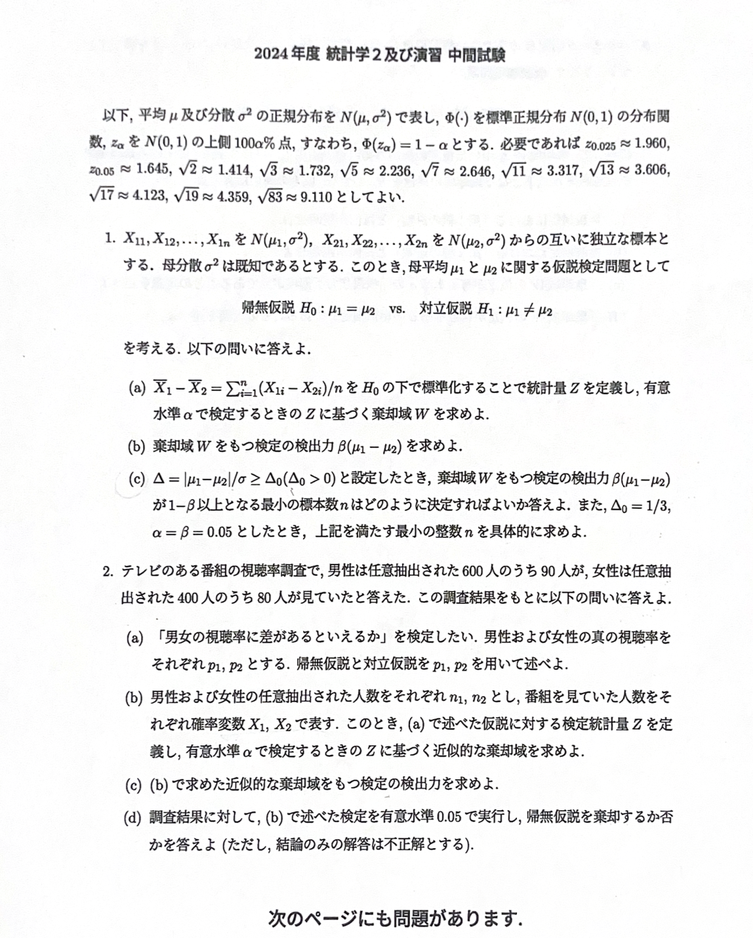
#> input picture blocktex-editor/ai/sampleopen.png, 753 x 938 px, shrunk from 1148 x 1430 before the run, found by its file name
$ python opencvocr.py
#> lines starting #> are read from the running program, lines starting #| are printed output that depends on the picture; after the words box and inside, x2 and y2 are one past the last pixel; in counts of white or black regions, pixels touching at a corner belong together
#このコードは、OCRを使う前に、ざっくり文字の領域を分けて、文字の識別、タイトル・本文の見分けがしやすくなるもの（希望）


import cv2
import matplotlib.pyplot as plt


# =========================
# 画像を読み込む
# =========================

#画像のパス
image_path = "blocktex-editor/ai/sampleopen.png"

img = cv2.imread(image_path)
#> img is the input picture: shape (938, 753, 3); mean B, G, R 238.6, 238.6, 238.7

if img is None:
    print("❌ 画像を読み込めませんでした")
    exit()

print("✅ 画像を読み込みました")
print("画像サイズ:", img.shape)
#| 画像サイズ: (938, 753, 3)


# =========================
# 読み込んだ画像を表示
# =========================

img_rgb = cv2.cvtColor(img, cv2.COLOR_BGR2RGB)

plt.figure(figsize=(12, 8))
plt.imshow(img_rgb)
plt.axis("off")
plt.show()


# =========================
# グレースケール化
# =========================

gray = cv2.cvtColor(img, cv2.COLOR_BGR2GRAY)


# =========================
# 白黒画像の作成。背景を黒、文字・線を白に変換
#普通に二値化すると、背景白、文字黒になるが、THRESH_BINARY_INVを使うことによって、二値化と反転を行う。輪郭検出、モルフォロジー処理で「文字を前景」として扱いやすくなる。
#モルフォロジー処理：構造要素（カーネル）と呼ばれる小さなマスクを用いて画像内の物体の形状を変化させ、ノイズ除去や輪郭抽出を行う画像処理手法
# =========================

_, binary = cv2.threshold(
    gray,
    200,
    255,
    cv2.THRESH_BINARY_INV
)
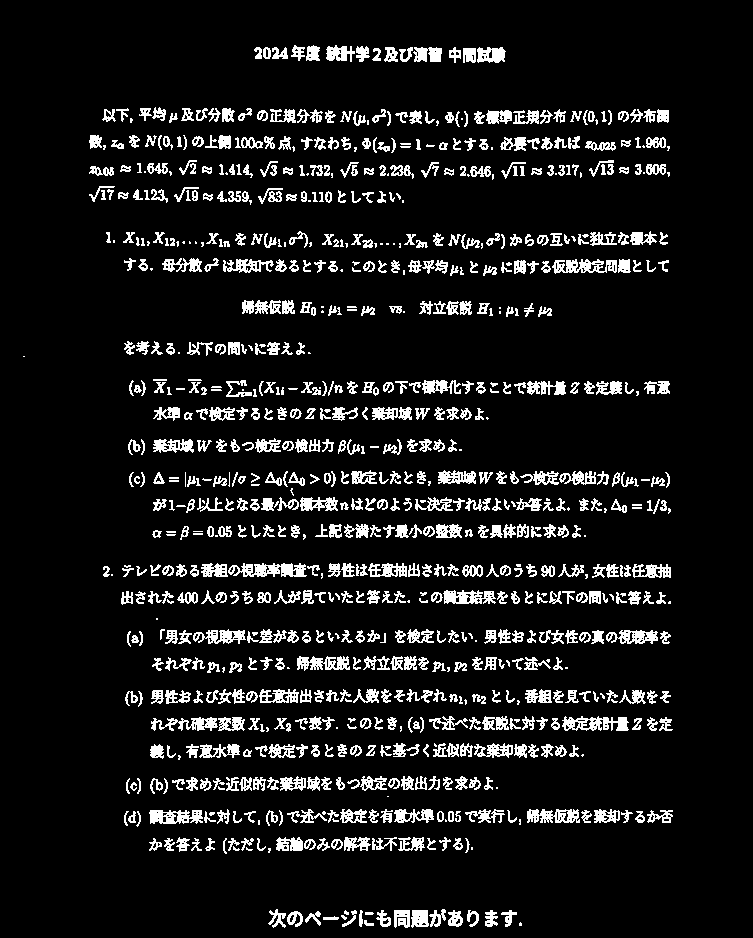
#> binary: shape (938, 753); 9.6% white in thin lines or dots, all inside (x1, y1, x2, y2) = (23, 45, 673, 928)

plt.figure(figsize=(12, 8))
plt.imshow(binary, cmap="gray")
plt.axis("off")
plt.show()


# =========================
# 文字をまとまりにする。近くにある文字同士をくっつけることによって、塊を判別しやすくする。
# =========================

kernel = cv2.getStructuringElement(
    cv2.MORPH_RECT,
    (15, 5)
)

dilated = cv2.dilate(
    binary,
    kernel,
    iterations=1
)
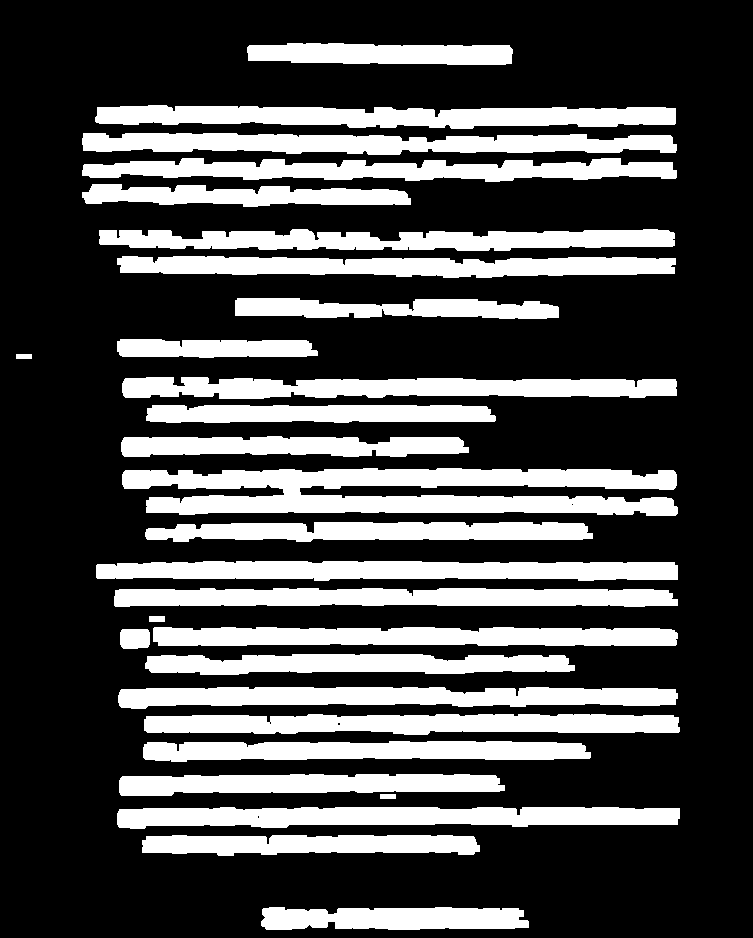
#> dilated: shape (938, 753); 29% white; 29 white regions

plt.figure(figsize=(12, 8))
plt.imshow(dilated, cmap="gray")
plt.axis("off")
plt.show()


# =========================
# 輪郭を検出　contouesによって、まとまり（領域）の数を数える
# =========================

contours, _ = cv2.findContours(
    dilated,
    cv2.RETR_EXTERNAL,
    cv2.CHAIN_APPROX_SIMPLE
)
#> contours = 29 contours; largest, box (x1, y1, x2, y2) and area: (122, 468, 678, 516) 17489, (95, 105, 676, 129) 9636, (96, 561, 678, 581) 9371, (117, 807, 680, 829) 9363, (82, 133, 677, 155) 9136

print("検出した領域数:", len(contours))
#| 検出した領域数: 29


# =========================
#小さすぎる領域は無視する。このサイズ感は仮
# =========================

result = img.copy()

for contour in contours:

    x, y, w, h = cv2.boundingRect(contour)

    # 小さすぎる領域を無視
    if w > 20 and h > 10:

        cv2.rectangle(
            result,
            (x, y),
            (x + w, y + h),
            (0, 0, 255),
            2
        )
#> this loop made 29 passes
#> (x, y, w, h) on passes 1, 2, 3, 5, 6, 7, 8, 9, 10, 11, 13, 14: (261, 907, 268, 23), (142, 835, 338, 21), (117, 807, 563, 22), (119, 774, 386, 22), (143, 741, 448, 21), (144, 714, 536, 21), (118, 687, 560, 22), (145, 654, 430, 21), (120, 629, 30, 20), (153, 627, 525, 19), (114, 588, 564, 19), (96, 561, 582, 20)
#> (contour, x, y, w, h) on passes 4, 12, 20: ([[380, 794], [380, 798], [395, 798], [395, 794]], 380, 794, 16, 5), ([[149, 616], [149, 621], [164, 621], [164, 616]], 149, 616, 16, 6), ([[16, 354], [16, 358], [31, 358], [31, 354]], 16, 354, 16, 5)
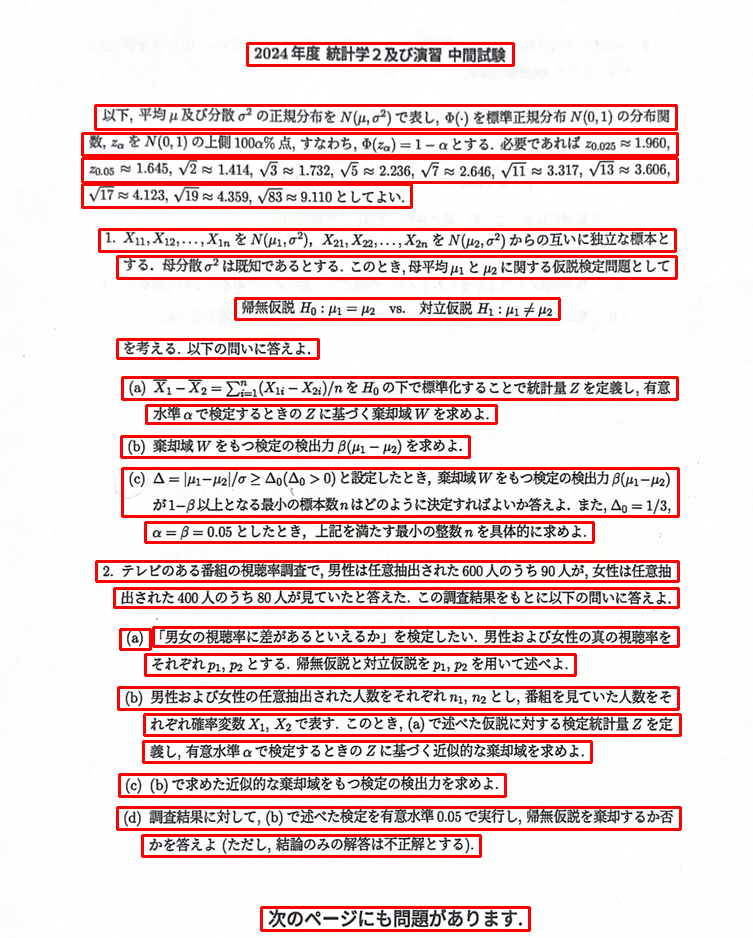
#> result: shape (938, 753, 3); 10.21% of pixels changed, all inside (x1, y1, x2, y2) = (81, 42, 682, 932)


# =========================
# 判別した塊を分かりやすいように、赤枠で囲った
# =========================

result_rgb = cv2.cvtColor(
    result,
    cv2.COLOR_BGR2RGB
)

plt.figure(figsize=(12, 8))
plt.imshow(result_rgb)
plt.axis("off")
plt.show()
